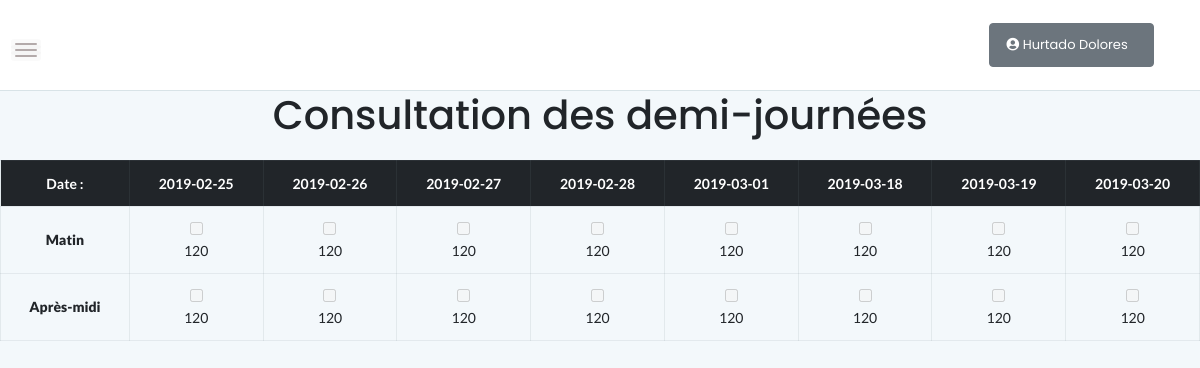
The app's page /utilisateur_consult_demi_journee_prof.php (signed in) with its own data.
### tables this page shows
CREATE TABLE IF NOT EXISTS `demijournee` (
  `id` int(11) NOT NULL AUTO_INCREMENT,
  `date` date NOT NULL,
  `matinAprem` char(13) NOT NULL,
  PRIMARY KEY (`id`)
);

CREATE TABLE IF NOT EXISTS `salle` (
  `id` int(11) NOT NULL AUTO_INCREMENT,
  `libelle` varchar(5) NOT NULL,
  PRIMARY KEY (`id`)
);

### utilisateur_consult_demi_journee_prof.php (the view, shortened to what this page needs)
<?php
include "connexion_bd_gesoraux.php";
$id_Util=$_SESSION['id'];
?>
<!doctype html>
<html class="no-js" lang="fr-FR">
<head>
    <link rel="stylesheet" href="assets/css/bootstrap.min.css">
    <link rel="stylesheet" href="assets/css/font-awesome.min.css">
    <link rel="stylesheet" href="assets/css/themify-icons.css">
    <link rel="stylesheet" href="assets/css/metisMenu.css">
    <link rel="stylesheet" href="assets/css/owl.carousel.min.css">
    <link rel="stylesheet" href="assets/css/slicknav.min.css">
    <link rel="stylesheet" href="https://www.amcharts.com/lib/3/plugins/export/export.css" type="text/css" media="all" />
    <link rel="stylesheet" href="assets/css/typography.css">
    <link rel="stylesheet" href="assets/css/default-css.css">
    <link rel="stylesheet" href="assets/css/styles.css">
    <link rel="stylesheet" href="assets/css/responsive.css">
    <link rel="stylesheet" href="https://use.fontawesome.com/releases/v5.8.1/css/all.css">
</head>
<body>
    <div class="page-container">
        <div class="main-content">
            <div class="header-area">
                <div class="row align-items-center">
                    <div class="nav-btn pull-left">
                        <span></span>
                        <span></span>
                        <span></span>
                    </div>
                    <div class="col-auto">
                    </div>
                    <div class="col-auto mr-auto"></div>
                    <?php
                    include "bouton_profil.php";
                     ?>
                </div>
            </div>
            <section>
<h1><center>Consultation des demi-journées</h1><br>
				 <table class="table text-center table-bordered">
                <thead class="thead-dark">
					<form action='' method='post'>
						<?php
						$lesDemiJournees=$bdd->query("SELECT distinct date from demijournee");
						echo "<tr><th scope='col'>Date :</th>";
						foreach ($lesDemiJournees as $enreg)
						{
							echo "<th scope='col'>$enreg->date</th>";
						}
						echo "</tr>";
						echo "</thead>";
						echo "<tbody>";
						echo "<tr>
						<th scope='row' class='align-middle'><strong>Matin</strong></th>" ;
						$lesDemiJournees=$bdd->query("SELECT id from demijournee where matinAprem='matin'");
						foreach ($lesDemiJournees as $demiJournee)
						{
							$lesDemi=$bdd->query("SELECT idDemiJournee from choixprofdemijournee join demijournee on idDemijournee=$demiJournee->id and idUtilisateur=$id_Util");
							if($lesDemi->rowCount () != 0) {
								echo "<td><input type='checkbox' checked name='chbmatinJ$demiJournee->id' id='chbmatinJ$demiJournee->id' value='$demiJournee->id' disabled='disabled' /><br>";
							} else {
								echo "<td><input type='checkbox' name='chbmatinJ$demiJournee->id' id='chbmatinJ$demiJournee->id' value='$demiJournee->id' disabled='disabled' /><br>";
							}
							$lesSalles=$bdd->query("SELECT libelle, salle.id from utilisateur join Salle on idSalleAtt=Salle.id where utilisateur.id=$id_Util and idSalleAtt is not null");
							$salle =$lesSalles->fetch();
							if($salle==false)
							{
								$lesSalles=$bdd->query("SELECT libelle
									from choixprofdemijournee
									join salle on salle.id=idSalle
									where idUtilisateur=$id_Util
									and idDemiJournee=$demiJournee->id");
								if($lesSalles->rowCount() !=0 )
								{
									$salle=$lesSalles->fetch();
									echo "$salle->libelle";
								}
								else
								{
									echo "Aucune salle";
								}
							}
							else
							{
								echo "$salle->libelle";
							}
						}
						echo "</tr>";
						echo "<tr>
						<th scope='row' class='align-middle'><strong>Après-midi</strong></th>" ;
						$lesDemiJournees=$bdd->query("SELECT id, date from demijournee where matinAprem='après-midi'");
						foreach ($lesDemiJournees as $demiJournee)
						{
							$lesDemi=$bdd->query("SELECT idDemiJournee from choixprofdemijournee where idUtilisateur=$id_Util and idDemiJournee=$demiJournee->id ");
							if($lesDemi->rowCount () != 0) {
								echo "<td><input type='checkbox' checked name='chbapremJ$demiJournee->id' id='chbapremJ$demiJournee->id' value='$demiJournee->id'disabled='disabled'/><br>";
							} else {
								echo "<td><input type='checkbox' name='chbapremJ$demiJournee->id' id='chbapremJ$demiJournee->id' value='$demiJournee->id' disabled='disabled' /><br>";
							}
							$lesSalles=$bdd->query("SELECT libelle, salle.id from utilisateur join Salle on idSalleAtt=Salle.id where utilisateur.id=$id_Util and idSalleAtt is not null");
							$salle =$lesSalles ->fetch();
							if($salle==false)
							{
								$lesSalles=$bdd->query("SELECT libelle
									from choixprofdemijournee
									join salle on salle.id=idSalle
									where idUtilisateur=$id_Util
									and idDemiJournee=$demiJournee->id");
								if($lesSalles->rowCount() !=0 )
								{
									$salle=$lesSalles->fetch();
									echo "$salle->libelle";
								}
								else
								{
									echo "Aucune salle";
								}
							}
							else
							{
								echo "$salle->libelle";
							}
						}
						?>
					</tbody>
					</table>
			</div>
          </div>
</body>
</html>

### assets/css/styles.css (style rules this page uses)
.page-container { width: 100%; height: 100%; min-height: 100vh; padding-left: 280px; -webkit-transition: padding-left 0.3s ease 0s; transition: padding-left 0.3s ease 0s; }
.main-content { width: 100%; background: #F3F8FB; }
.header-area { padding: 15px 30px; background: #fff; border-bottom: 1px solid #d8e3e7; }
.nav-btn { margin-right: 30px; margin-top: 10px; cursor: pointer; }
.nav-btn span { display: block; width: 22px; height: 2px; background: #b3aaaa; margin: 4px 0; border-radius: 15px; -webkit-transition: all 0.3s ease 0s; transition: all 0.3s ease 0s; box-shadow: 0 0 0 4px rgba(99, 96, 96, 0.03); }
table tr th { border-bottom: none; }
table tr th, table tr td { border-top: 1px solid rgba(120, 130, 140, 0.13) !important; }
.table-bordered td, .table-bordered th { border: 1px solid rgba(120, 130, 140, 0.13) !important; }

### records on screen
demijournee: salle.libelle "120"
demijournee: salle.libelle "120"
demijournee: salle.libelle "120"
demijournee: salle.libelle "120"
demijournee: salle.libelle "120"
demijournee: salle.libelle "120"
demijournee: salle.libelle "120"
demijournee: salle.libelle "120"
demijournee: salle.libelle "120"
demijournee: salle.libelle "120"
demijournee: salle.libelle "120"
demijournee: salle.libelle "120"
demijournee: salle.libelle "120"
demijournee: salle.libelle "120"
demijournee: salle.libelle "120"
demijournee: salle.libelle "120"

### other values on screen
$_SESSION['nom_prenom'] "Hurtado Dolores"
$enreg->date "2019-02-25"
$enreg->date "2019-02-26"
$enreg->date "2019-02-27"
$enreg->date "2019-02-28"
$enreg->date "2019-03-01"
$enreg->date "2019-03-18"
$enreg->date "2019-03-19"
$enreg->date "2019-03-20"
